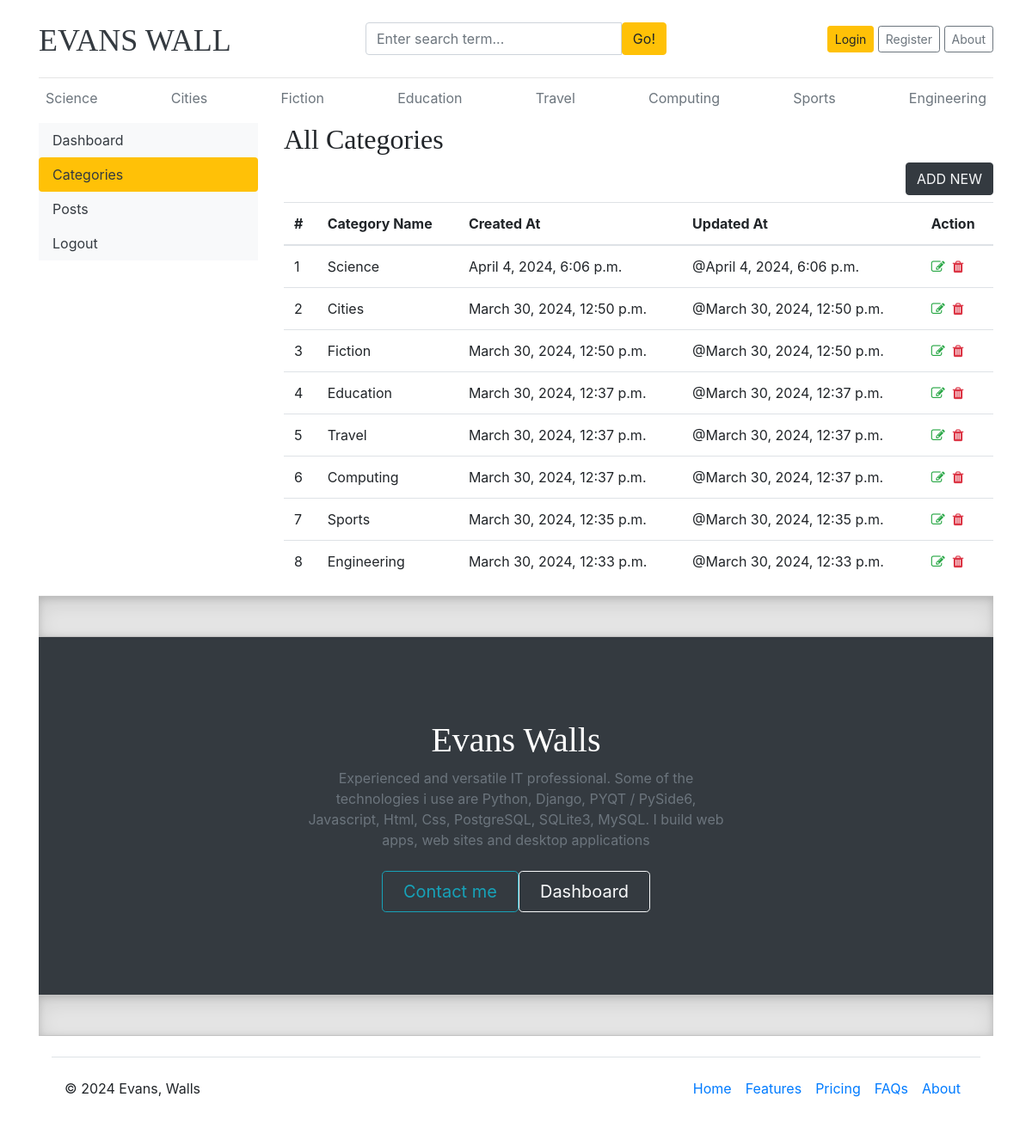
/CMS/dashboard/dashcategories, run on an earlier commit of the app's database.
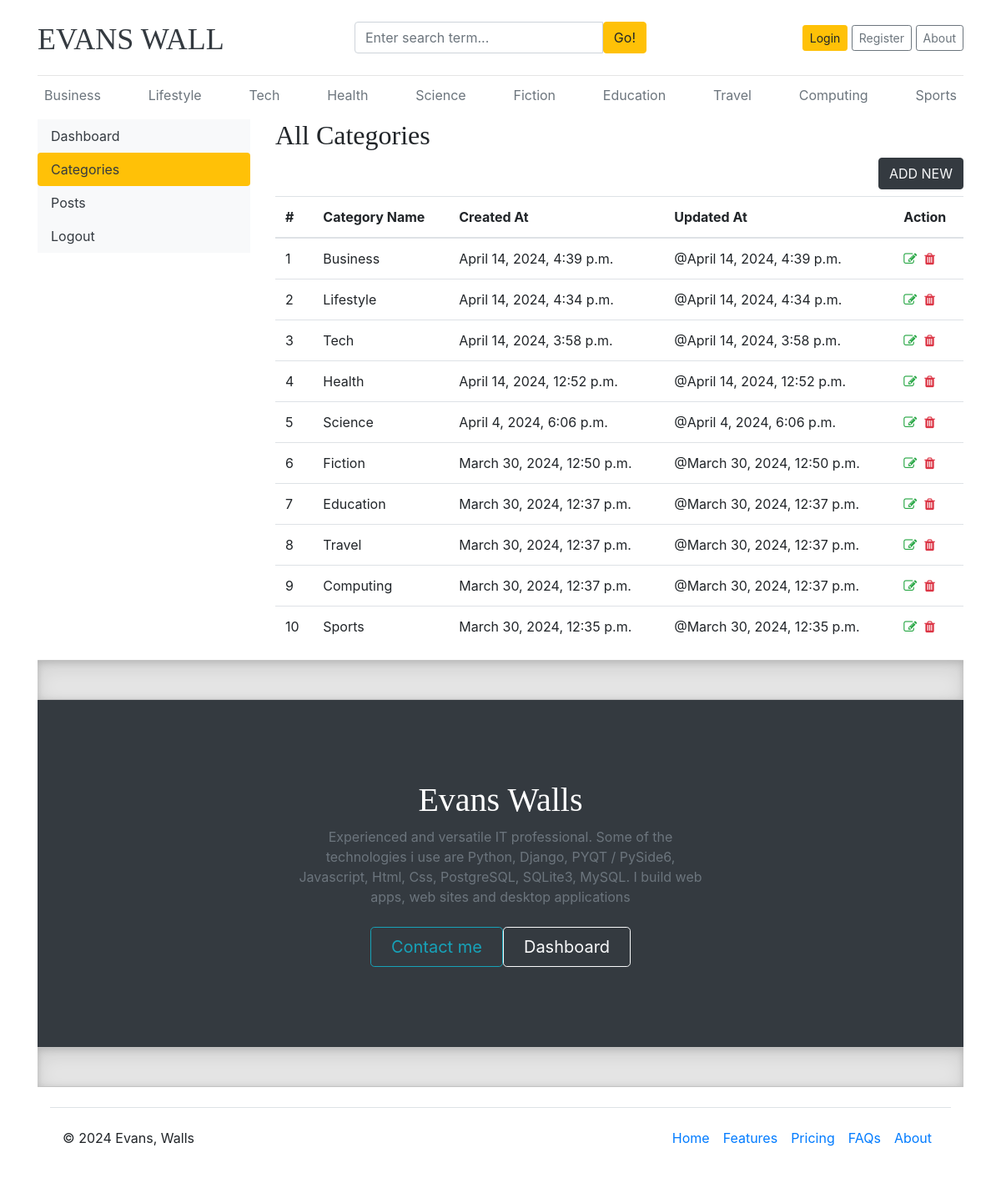
And on a later commit of the database.
### blogs/models.py (models this page shows, shortened)
class Category(models.Model):
    category_name = models.CharField(max_length = 50, unique=True)
    category_decription = models.CharField(max_length = 150, unique=True, null=True)
    created_at = models.DateTimeField(auto_now_add =True)
    updated_at = models.DateTimeField(auto_now_add =True)
    class Meta:
        verbose_name_plural = 'Categories'

### Dashboards/views.py (the view)
# urls.py: path('dashcategories', views.dashcategories, name='dashcategories'),
def dashcategories(request):
    return render (request, 'Dash/dashcategories.html' )

### blogs/context_processors.py (called while the page is built)
def get_categories(request):
    categories = Category.objects.all().order_by('-updated_at')
    return dict(categories=categories)

def get_social_links(request):
    social_links = SocialLink.objects.all()
    return dict(social_links=social_links)

def get_about(request):
    theabout = About.objects.all()
    return dict(theabout=theabout)

### templates/Dash/dashcategories.html (shortened to what this page needs)
{% extends 'base.html' %}
{% block content %}
<div class="row">
        {% include 'Dash/dashsidebar.html' %}
        <div class="col-md-9">
            <h2>All Categories</h2>
            <a href="{% url 'addcategory' %}" class="btn btn-dark text-light float-right mb-2">ADD NEW</a>
            <table class="table table-hover">
                <thead>
                  <tr>
                    <th>#</th>
                    <th>Category Name</th>
                    <th>Created At</th>
                    <th>Updated At</th>
                    <th>Action</th>
                  </tr>
                </thead>
                <tbody>
                    {% for cat in categories %}
                  <tr>
                    <td>{{forloop.counter}}</td>
                    <td>{{ cat.category_name }}</td>
                    <td>{{cat.created_at}}</td>
                    <td>@{{cat.updated_at}}</td>
                    <td>
                        <a href="{% url 'editcategory' cat.id %}"><i class="fa fa-edit text-success"></i></a>&nbsp;
                        <a href="{% url 'deletecategory' cat.id %}" onclick="return confirmDelete();">
                          <i class="fa fa-trash text-danger"></i>
                        </a>
                    </td>
                  </tr>
                  {% endfor %}
                </tbody>
              </table>
        </div>
</div>
{% endblock%}

### templates/base.html (shortened to what the changed rows need)
{% load static %}
<!DOCTYPE html>
<html lang="en">
<head>
    <link href="https://getbootstrap.com/docs/4.0/dist/css/bootstrap.min.css" rel="stylesheet">
    <link href="{% static 'css/blog.css' %}" rel="stylesheet">
    <link href="{% static 'css/footer.css' %}" rel="stylesheet">
    <link rel="stylesheet" href="https://cdnjs.cloudflare.com/ajax/libs/font-awesome/4.7.0/css/font-awesome.min.css">
  </head>
<body>
    <div class="container">
      <div class="nav-scroller py-1 mb-2">
        <nav class="nav d-flex justify-content-between">
          {% if categories %}
                {% for category in categories %}
                    <a class="p-2 text-muted" href="{% url 'post_by_category' category.id %}">{{ category.category_name }}</a>
                {% endfor %}
                {% else %}
                    <a class="p-2 text-muted" href="#">No Categories</a>
          {% endif %}
        </nav>
      </div>
            {% block content %}
            {% endblock %}
            <div class="bg-dark text-secondary px-4 py-5 text-center">
              <div class="py-5">
                <h1 class="display-5 fw-bold text-white">Evans Walls</h1>
              </div>
            </div>
  </body>
</html>

What changed in the data, as far as the page shows it:
removed Category: category_name "Cities", created_at "March 30, 2024, 12:50 p.m.", updated_at "March 30, 2024, 12:50 p.m."
removed Category: category_name "Engineering", created_at "March 30, 2024, 12:33 p.m.", updated_at "March 30, 2024, 12:33 p.m."
added Category: category_name "Business", created_at "April 14, 2024, 4:39 p.m.", updated_at "April 14, 2024, 4:39 p.m."
added Category: category_name "Lifestyle", created_at "April 14, 2024, 4:34 p.m.", updated_at "April 14, 2024, 4:34 p.m."
added Category: category_name "Tech", created_at "April 14, 2024, 3:58 p.m.", updated_at "April 14, 2024, 3:58 p.m."
added Category: category_name "Health", created_at "April 14, 2024, 12:52 p.m.", updated_at "April 14, 2024, 12:52 p.m."
